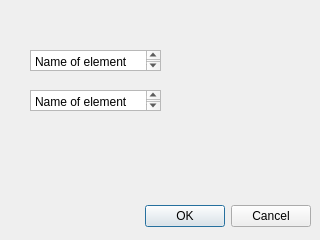
<?xml version="1.0" encoding="UTF-8"?>
<ui version="4.0">
 <class>Dialog</class>
 <widget class="QDialog" name="Dialog">
  <property name="geometry">
   <rect>
    <x>0</x>
    <y>0</y>
    <width>320</width>
    <height>240</height>
   </rect>
  </property>
  <property name="windowTitle">
   <string>Dialog</string>
  </property>
  <widget class="QDialogButtonBox" name="buttonBox">
   <property name="geometry">
    <rect>
     <x>10</x>
     <y>200</y>
     <width>301</width>
     <height>32</height>
    </rect>
   </property>
   <property name="orientation">
    <enum>Qt::Horizontal</enum>
   </property>
   <property name="standardButtons">
    <set>QDialogButtonBox::Cancel|QDialogButtonBox::Ok</set>
   </property>
  </widget>
  <widget class="QPlainTextEdit" name="plainTextEdit">
   <property name="geometry">
    <rect>
     <x>30</x>
     <y>50</y>
     <width>131</width>
     <height>21</height>
    </rect>
   </property>
   <property name="plainText">
    <string>Name of element</string>
   </property>
  </widget>
  <widget class="QTextEdit" name="textEdit">
   <property name="geometry">
    <rect>
     <x>30</x>
     <y>90</y>
     <width>131</width>
     <height>21</height>
    </rect>
   </property>
   <property name="html">
    <string>&lt;!DOCTYPE HTML PUBLIC &quot;-//W3C//DTD HTML 4.0//EN&quot; &quot;http://www.w3.org/TR/REC-html40/strict.dtd&quot;&gt;
&lt;html&gt;&lt;head&gt;&lt;meta name=&quot;qrichtext&quot; content=&quot;1&quot; /&gt;&lt;meta charset=&quot;utf-8&quot; /&gt;&lt;style type=&quot;text/css&quot;&gt;
p, li { white-space: pre-wrap; }
hr { height: 1px; border-width: 0; }
li.unchecked::marker { content: &quot;\2610&quot;; }
li.checked::marker { content: &quot;\2612&quot;; }
&lt;/style&gt;&lt;/head&gt;&lt;body style=&quot; font-family:'Sans Serif'; font-size:9pt; font-weight:400; font-style:normal;&quot;&gt;
&lt;p style=&quot; margin-top:0px; margin-bottom:0px; margin-left:0px; margin-right:0px; -qt-block-indent:0; text-indent:0px;&quot;&gt;Name of element&lt;/p&gt;&lt;/body&gt;&lt;/html&gt;</string>
   </property>
  </widget>
 </widget>
 <resources/>
 <connections>
  <connection>
   <sender>buttonBox</sender>
   <signal>accepted()</signal>
   <receiver>Dialog</receiver>
   <slot>accept()</slot>
   <hints>
    <hint type="sourcelabel">
     <x>248</x>
     <y>254</y>
    </hint>
    <hint type="destinationlabel">
     <x>157</x>
     <y>274</y>
    </hint>
   </hints>
  </connection>
  <connection>
   <sender>buttonBox</sender>
   <signal>rejected()</signal>
   <receiver>Dialog</receiver>
   <slot>reject()</slot>
   <hints>
    <hint type="sourcelabel">
     <x>316</x>
     <y>260</y>
    </hint>
    <hint type="destinationlabel">
     <x>286</x>
     <y>274</y>
    </hint>
   </hints>
  </connection>
 </connections>
</ui>
